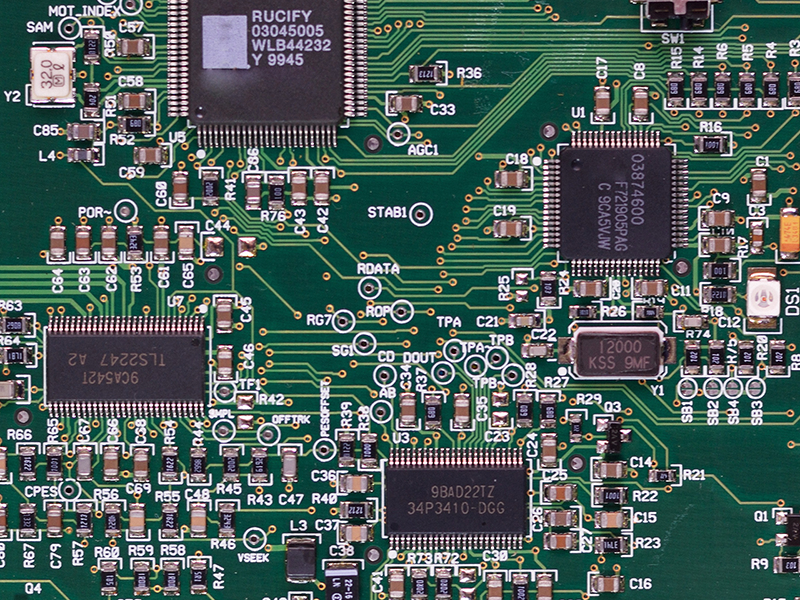
#> input picture cvdir/img/circuit.bmp, 800 x 600 px
$ jupyter execute template.ipynb   (older library calls are emulated)
#> lines starting #> are read from the running program, lines starting #| are printed output that depends on the picture; long printed decimals are rounded
[cell 1]
import sys
import numpy as np
import cv2

[cell 2]
img = cv2.imread('./img/circuit.bmp', cv2.IMREAD_COLOR)
#> img is the input picture: shape (600, 800, 3); mean B, G, R 91.3, 95.7, 76.3
templ = cv2.imread('./img/crystal.bmp', cv2.IMREAD_COLOR)
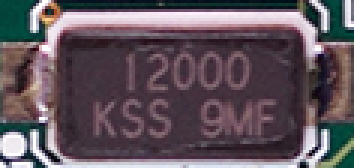
#> input picture cvdir/img/crystal.bmp, 118 x 56 px (shown 3 times larger)
#> templ is the input picture: shape (56, 118, 3); mean B, G, R 93.2, 85.1, 97.5

[cell 3]
img2 = cv2.add(img, (50, 50, 50))
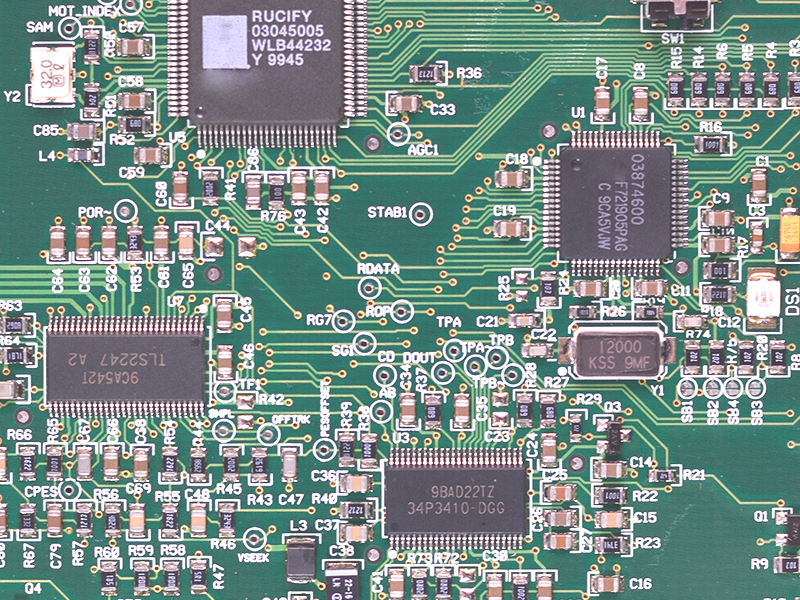
#> img2: shape (600, 800, 3); mean B, G, R 138.4, 143.2, 123.2

[cell 4]
cv2.imshow('img', img)
cv2.imshow('img2', img2)
cv2.waitKey()
cv2.destroyAllWindows()

[cell 5]
noise = np.zeros(img.shape, np.int32)
cv2.randn(noise, 0, 10)
img = cv2.add(img, noise, dtype=cv2.CV_8UC3)

[cell 6]
res = cv2.matchTemplate(img, templ, cv2.TM_CCOEFF_NORMED)
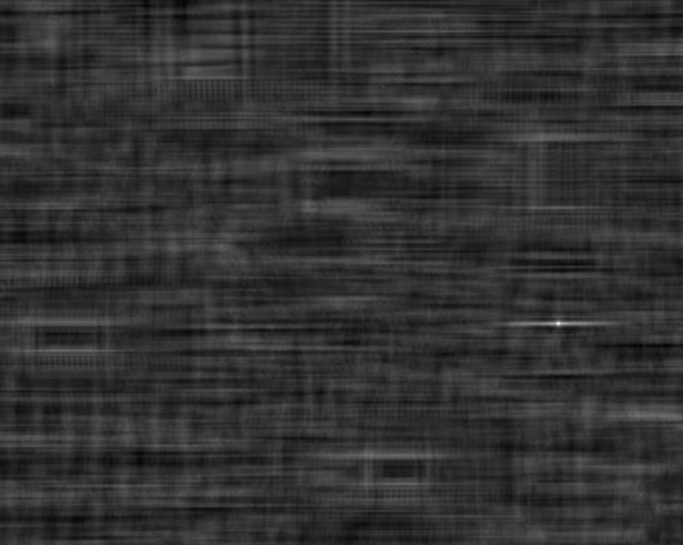
#> res: shape (545, 683) float32; min -0.239, max 0.996, mean 0.000319; drawn with min black and max white
res_norm = cv2.normalize(res, None, 0, 255, cv2.NORM_MINMAX, cv2.CV_8U)

[cell 7]
_, maxv, _, maxloc = cv2.minMaxLoc(res)
#> maxv = 0.996; maxloc = (558, 323)
print('maxv:', maxv)
#| maxv: 0.9956

[cell 8]
(th, tw) = templ.shape[:2]
#> th = 56; tw = 118
cv2.rectangle(img, maxloc, (maxloc[0] + tw, maxloc[1] + th), (0, 0, 255), 2)
#> img: shape (600, 800, 3); mean B, G, R 91, 95.5, 76.7

[cell 9]
cv2.imshow('templ', templ)
cv2.imshow('res_norm', res_norm)
cv2.imshow('img', img)
cv2.waitKey()
cv2.destroyAllWindows()

[cell 10]
import sys
import numpy as np
import cv2

[cell 11]
img = cv2.imread('./img/00041000_test.jpg', cv2.IMREAD_COLOR)
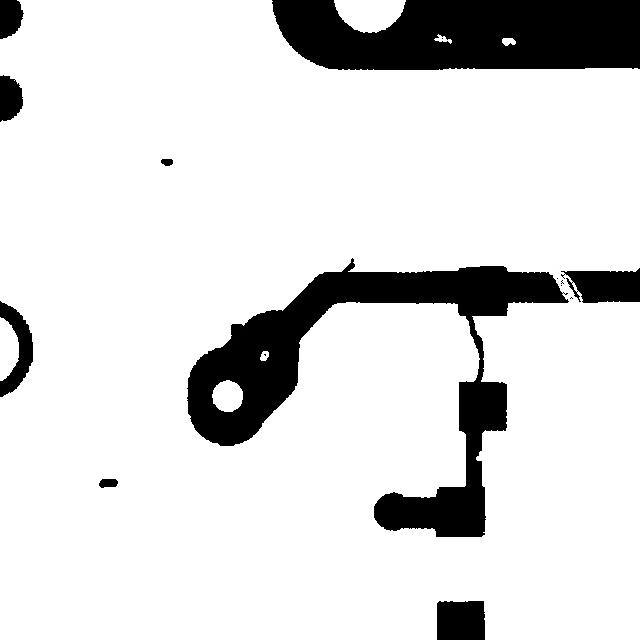
#> input picture cvdir/img/00041000_test.jpg, 640 x 640 px
#> img is the input picture: shape (640, 640, 3); min 0, max 255, mean 219.5
templ = cv2.imread('./img/defect_00041000_8.jpg', cv2.IMREAD_COLOR)
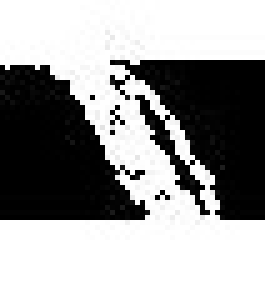
#> input picture cvdir/img/defect_00041000_8.jpg, 53 x 57 px (shown 5 times larger)
#> templ is the input picture: shape (57, 53, 3); min 0, max 255, mean 150.2

[cell 12]
noise = np.zeros(img.shape, np.int32)
cv2.randn(noise, 0, 10)
#> noise: shape (640, 640, 3) int32
img = cv2.add(img, noise, dtype=cv2.CV_8UC3)

[cell 13]
res = cv2.matchTemplate(img, templ, cv2.TM_CCOEFF_NORMED)
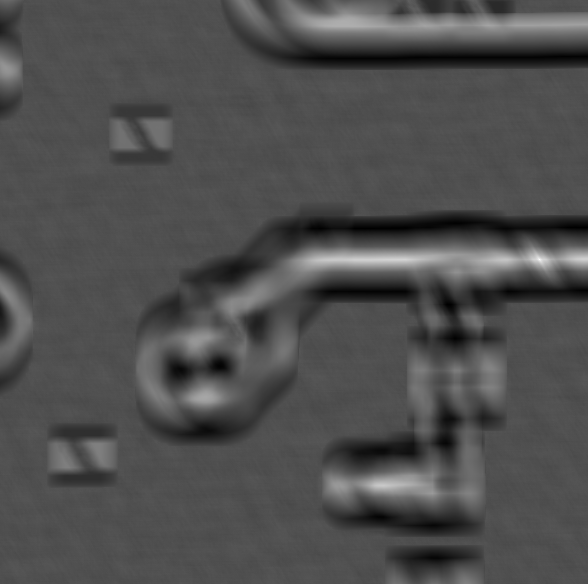
#> res: shape (584, 588) float32; min -0.457, max 0.999, mean -0.0054; drawn with min black and max white
res_norm = cv2.normalize(res, None, 0, 255, cv2.NORM_MINMAX, cv2.CV_8U)
#> res_norm: shape (584, 588)

[cell 14]
_, maxv, _, maxloc = cv2.minMaxLoc(res)
#> maxv = 0.999; maxloc = (539, 259)
print('maxv:', maxv)
#| maxv: 0.9994

[cell 15]
(th, tw) = templ.shape[:2]
#> th = 57; tw = 53
cv2.rectangle(img, maxloc, (maxloc[0] + tw, maxloc[1] + th), (0, 0, 255), 2)
#> img: shape (640, 640, 3); mean B, G, R 216.3, 219.2, 219.6

[cell 16]
cv2.imshow('templ', templ)
cv2.imshow('res_norm', res_norm)
cv2.imshow('img', img)
cv2.waitKey()
cv2.destroyAllWindows()

[cell 17]
import sys
import numpy as np
import cv2

[cell 18]
img = cv2.imread('./img/01_missing_hole_01.jpg', cv2.IMREAD_COLOR)
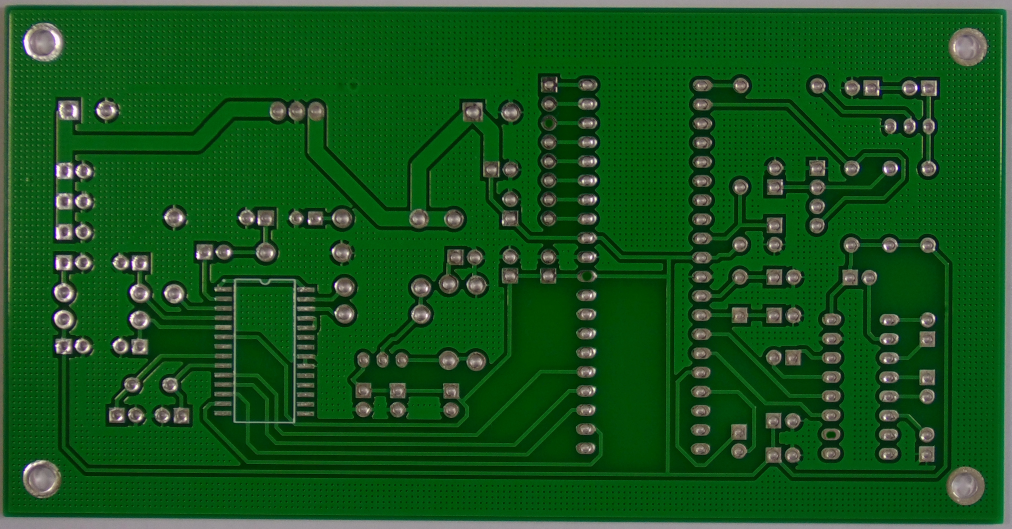
#> input picture cvdir/img/01_missing_hole_01.jpg, 3034 x 1586 px (shown at 1/3 size)
#> img is the input picture: shape (1586, 3034, 3); mean B, G, R 27.3, 83.6, 20.8
img.shape
#> Out = (1586, 3034, 3)

[cell 19]
img = cv2.resize(img, (600, 300))
#> img: shape (300, 600, 3)

[cell 20]
print(int(2459 * (600 / 3034)), int(2530 * (600 / 3034)), int(1274 * (300 / 1586)), int(1329 * (300 / 1586)))

[cell 21]
templ = img[240:251, 486:500, :]

[cell 22]
cv2.imshow('img', img)
cv2.imshow('templ', templ)
cv2.waitKey()
cv2.destroyAllWindows()

[cell 23]
noise = np.zeros(img.shape, np.int32)
cv2.randn(noise, 0, 10)
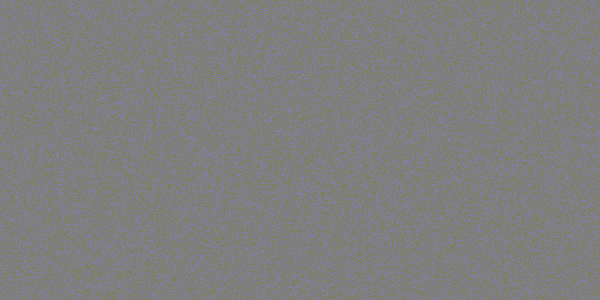
#> noise: shape (300, 600, 3) int32; mean of channels 0, 1, 2 0, 0, 0; drawn with min black and max white
img = cv2.add(img, noise, dtype=cv2.CV_8UC3)

[cell 24]
res = cv2.matchTemplate(img, templ, cv2.TM_CCOEFF_NORMED)
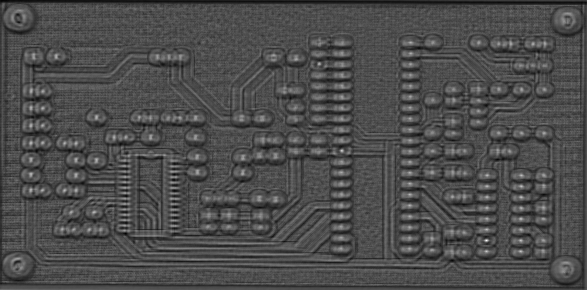
#> res: shape (290, 587) float32; min -0.441, max 0.989, mean -0.0128; drawn with min black and max white
res_norm = cv2.normalize(res, None, 0, 255, cv2.NORM_MINMAX, cv2.CV_8U)
#> res_norm: shape (290, 587)

[cell 25]
_, maxv, _, maxloc = cv2.minMaxLoc(res)
#> maxv = 0.989; maxloc = (486, 240)
print('maxv:', maxv)
#| maxv: 0.9891

[cell 26]
(th, tw) = templ.shape[:2]
#> th = 11; tw = 14
cv2.rectangle(img, maxloc, (maxloc[0] + tw, maxloc[1] + th), (0, 0, 255), 2)
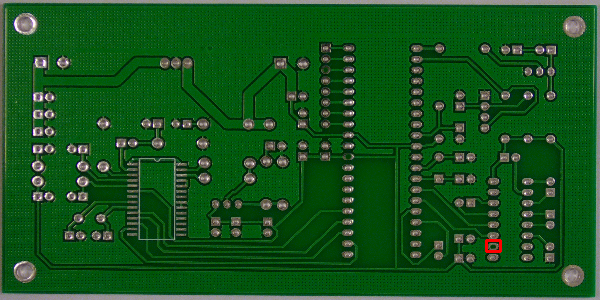
#> img: shape (300, 600, 3); mean B, G, R 28, 83.4, 20.9
